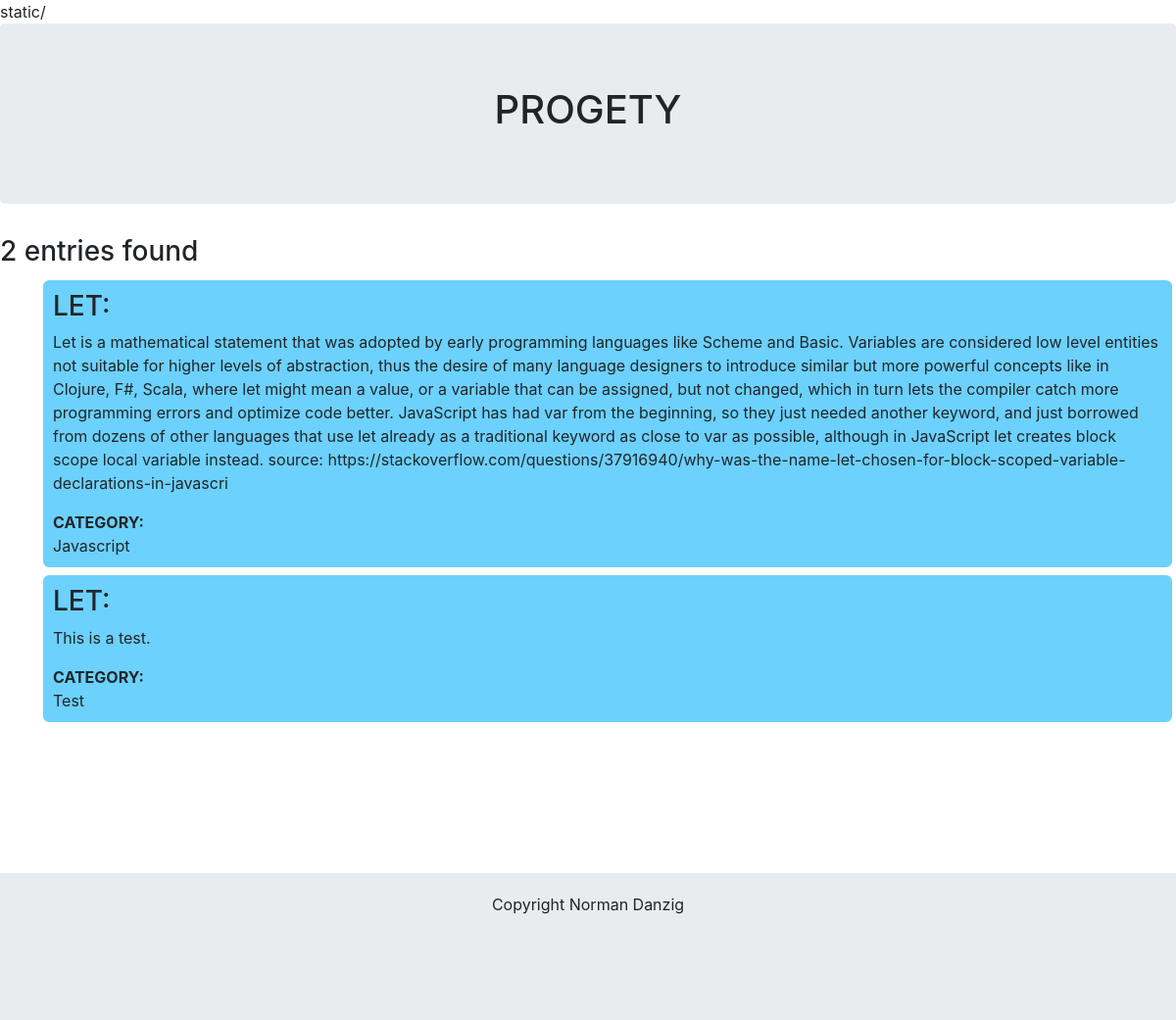
Page /progety/let/ on the committed database.
### progety/models.py (models this page shows, shortened)
class Etymology(models.Model):
    term = models.ForeignKey(Term, on_delete=models.CASCADE)
    etymology_text=models.TextField()
    classification=models.CharField(max_length=150) #prog or tool reference
    etymology_votes = models.IntegerField(default=0)
    etymology_pub_date=models.DateTimeField('Ety date published')

class Term(models.Model):
    term_name=models.CharField(max_length=150)
    term_type=models.CharField(max_length=150) #type of command
    term_pub_date=models.DateTimeField('Term Pub Date')
    def __str__(self):
        return self.term_name

### progety/views.py (the view)
# urls.py: path('<term>/', views.term, name='term'), # the term
def term(request, term):
    termPerameter = term
    t = Term.objects.get(term_name=termPerameter)
    termDictionary =  t.etymology_set.all() #.etymology_text Returns all Entry objects related to Blog.
    context = {'termDictionary': termDictionary }
    return render(request, 'progety/templates/search.html', context)

### progety/templates/search.html (shortened to what this page needs)
{% extends './base.html' %}
{% block content %}
<div class="htmlPageContent">
    {%if termDictionary%}
   <h3> {{termDictionary|length}}  entries found</h3>
  <ul class="searchTerms" >
    {% for term in termDictionary%}
       <li style="background-color:#6cd1fc; border-radius: 10px; padding: 10px 10px 10px 10px; border: 4px solid white; list-style-type: none;">
            <h3>{{term.term|upper}}:</h3>
            <p>{{term.etymology_text}}</p>
            <b>CATEGORY:</b>
            <div>{{term.classification|title}}</div>
        </li>
    {% endfor %}
        {% else %}
        <p>No terms found for search term</p>
    </ul>
        {% endif %}
</div>
{% endblock %}

### rows in the picture
Etymology: term "LET", etymology_text "Let is a mathematical statement that was adopted by early programming languages like Scheme and Basic. Variables are considered low level entities not suitable for higher levels of abstraction, thus the desire of many language designers to introduce similar but more powerful concepts like in Clojure, F#, Scala, where let might mean a value, or a variable that can be assigned, but not changed, which in turn lets the compiler catch more programming errors and optimize code better. JavaScript has had var from the beginning, so they just needed another keyword, and just borrowed from dozens of other languages that use let already as a traditional keyword as close to var as possible, although in…", classification "Javascript"
Etymology: term "LET", etymology_text "This is a test.", classification "Test"

### other values in the picture
{{ termDictionary|length }} "2"
